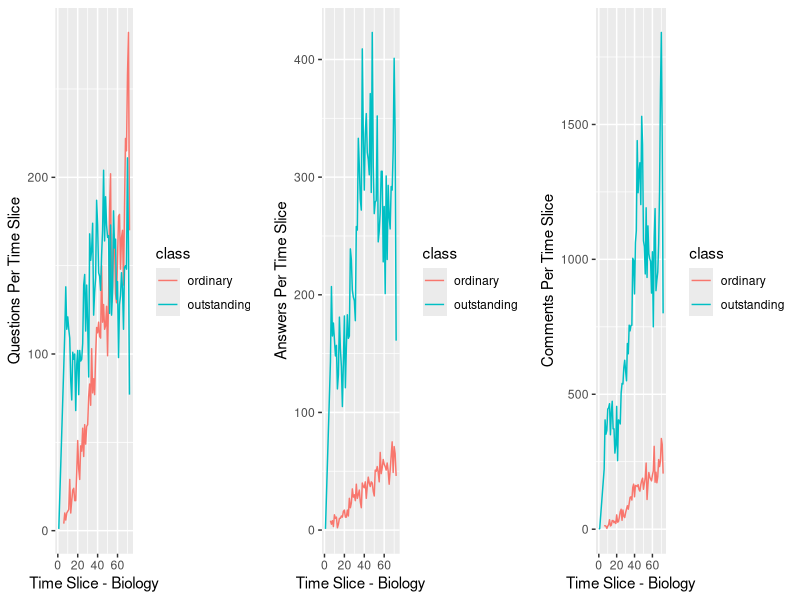

This figure's R source:
library(ggplot2)

biologyData =   read.csv("biology.csv", header = TRUE, sep = ";")
biologyData [, "class"] = ifelse(biologyData$profile_1 == 4, "outstanding", "ordinary")
biologyData [, "avg"] = biologyData$myCount/biologyData$totalUserProfile

chemistryData =  read.csv("chemistry.csv", header = TRUE, sep = ";")
chemistryData [, "class"] = ifelse(chemistryData$profile_1 == 4, "outstanding", "ordinary")
chemistryData [, "avg"] = chemistryData$myCount/chemistryData$totalUserProfile

biologyDataQuestion = subset(biologyData, biologyData$description == "questions")
biologyDataAnswers = subset(biologyData, biologyData$description == "answers")
biologyDataComments = subset(biologyData, biologyData$description == "comments")

chemistryDataQuestion = subset(chemistryData, chemistryData$description == "questions")
chemistryDataAnswers = subset(chemistryData, chemistryData$description == "answers")
chemistryDataComments = subset(chemistryData, chemistryData$description == "comments")

require(gridExtra)

bioPlotQuestions = ggplot(data=biologyDataQuestion,
                 aes(x = period, y = myCount, colour = class)) +
  xlab("Time Slice - Biology") + ylab("Questions Per Time Slice") +
  geom_line()


bioPlotAnswers = ggplot(data=biologyDataAnswers,
                 aes(x = period, y = myCount, colour = class)) +
  xlab("Time Slice - Biology") + ylab("Answers Per Time Slice") +
  geom_line()

bioPlotComments = ggplot(data=biologyDataComments,
                        aes(x = period, y = myCount, colour = class)) +
  xlab("Time Slice - Biology") + ylab("Comments Per Time Slice") +
  geom_line()


chemistryPlotQuestions = ggplot(data=chemistryDataQuestion,
                          aes(x = period, y = myCount, colour = class)) +
  xlab("Time Slice - Chemistry") + ylab("Questions Per Time Slice") +
  geom_line()


chemistryPlotAnswers = ggplot(data=chemistryDataAnswers,
                        aes(x = period, y = myCount, colour = class)) +
  xlab("Time Slice - Chemistry") + ylab("Answers Per Time Slice") +
  geom_line()

chemistryPlotComments = ggplot(data=chemistryDataComments,
                         aes(x = period, y = myCount, colour = class)) +
  xlab("Time Slice - Chemistry") + ylab("Comments Per Time Slice") +
  geom_line()

grid.arrange(bioPlotQuestions, bioPlotAnswers, bioPlotComments, 
             #chemistryPlotQuestions,chemistryPlotAnswers, chemistryPlotComments,
             ncol=3)

biologyDataQuestionOutstanding = subset(biologyDataQuestion, biologyDataQuestion$profile_1 == 4)
biologyDataQuestionOrdinary = subset(biologyDataQuestion, biologyDataQuestion$profile_1 == 1)

biologyDataAnswersOutstanding = subset(biologyDataAnswers, biologyDataAnswers$profile_1 == 4)
biologyDataAnswersOrdinary = subset(biologyDataAnswers, biologyDataAnswers$profile_1 == 1)

biologyDataCommentsOutstanding = subset(biologyDataComments, biologyDataComments$profile_1 == 4)
biologyDataCommentsOrdinary = subset(biologyDataComments, biologyDataComments$profile_1 == 1)

print("Biology Questions Number Outstanding Per Period")
print(summary(biologyDataQuestionOutstanding$myCount))
print("Biology Answers Number Outstanding Per Period")
print(summary(biologyDataAnswersOutstanding$myCount))
print("Biology Comments Number Outstanding Per Period")
print(summary(biologyDataCommentsOutstanding$myCount))

print("Biology Questions Number Ordinary Per Period")
print(summary(biologyDataQuestionOrdinary$myCount))
print("Biology Answers Number Ordinary Per Period")
print(summary(biologyDataAnswersOrdinary$myCount))
print("Biology Comments Number Ordinary Per Period")
print(summary(biologyDataCommentsOrdinary$myCount))


chemistryDataQuestionOutstanding = subset(chemistryDataQuestion, chemistryDataQuestion$profile_1 == 4)
chemistryDataQuestionOrdinary = subset(chemistryDataQuestion, chemistryDataQuestion$profile_1 == 1)

chemistryDataAnswersOutstanding = subset(chemistryDataAnswers, chemistryDataAnswers$profile_1 == 4)
chemistryDataAnswersOrdinary = subset(chemistryDataAnswers, chemistryDataAnswers$profile_1 == 1)

chemistryDataCommentsOutstanding = subset(biologyDataComments, chemistryDataComments$profile_1 == 4)
chemistryDataCommentsOrdinary = subset(chemistryDataComments, chemistryDataComments$profile_1 == 1)


print("Chemistry Questions Number Outstanding Per Period")
print(summary(chemistryDataQuestionOutstanding$myCount))
print("Chemistry Answers Number Outstanding Per Period")
print(summary(chemistryDataAnswersOutstanding$myCount))
print("Chemistry Comments Number Outstanding Per Period")
print(summary(chemistryDataCommentsOutstanding$myCount))


print("Chemistry Questions Number Ordinary Per Period")
print(summary(chemistryDataQuestionOrdinary$myCount))
print("Chemistry Answers Number Ordinary Per Period")
print(summary(chemistryDataAnswersOrdinary$myCount))
print("Chemistry Comments Number Ordinary Per Period")
print(summary(chemistryDataCommentsOrdinary$myCount))

